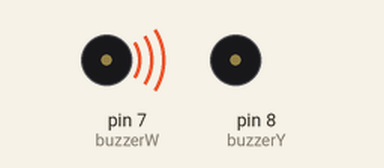
Simulated run of this sketch. Board: Arduino Uno, built with avr-gcc and run on an emulated ATmega328P. Shown: buzzer (waves = sounding, pin HIGH).

Above: at 0.5 s.
At 2.2 s:
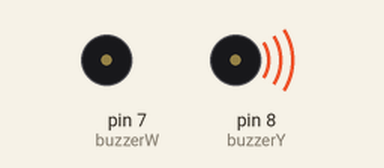
At 4.5 s:
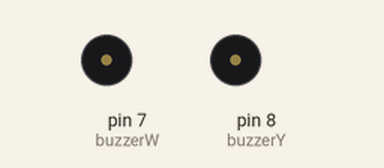
Timing chart, 0 to 6.9 s (numbered marks = the images above):
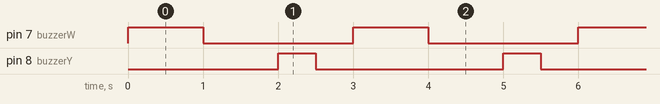

Measured:
- by itself, pin 7 (buzzerW): alternates HIGH for 1.0 s and LOW for 2.0 s
- by itself, pin 8 (buzzerY): alternates HIGH for 0.50 s and LOW for 2.5 s
- by itself, everything shown: repeats every 3.0 s, in 4 steps

The sketch:

buzzerWY.ino
```cpp
int buzzerW = 7;
int buzzerY = 8;
void setup() {
  // put your setup code here, to run once:
  pinMode(buzzerW,OUTPUT);
  pinMode(buzzerY,OUTPUT);
}

void loop() {
  // put your main code here, to run repeatedly:
  unsigned char i,j;
  while(1)
  {
    for(i = 0;i<80;i++)
    {
      digitalWrite(buzzerW,HIGH);
      delay(1000);
      digitalWrite(buzzerW,LOW);
      delay(1000);
      digitalWrite(buzzerY,HIGH);
      delay(500);
      digitalWrite(buzzerY,LOW);
      delay(500);
    }
    for(i=0;i<100;i++)
    {
      digitalWrite(buzzerW,HIGH);
      delay(2);
      digitalWrite(buzzerW,LOW);
      delay(2);
      digitalWrite(buzzerY,HIGH);
      delay(2);
      digitalWrite(buzzerY,LOW);
      delay(2);
    }
  }

}
```
